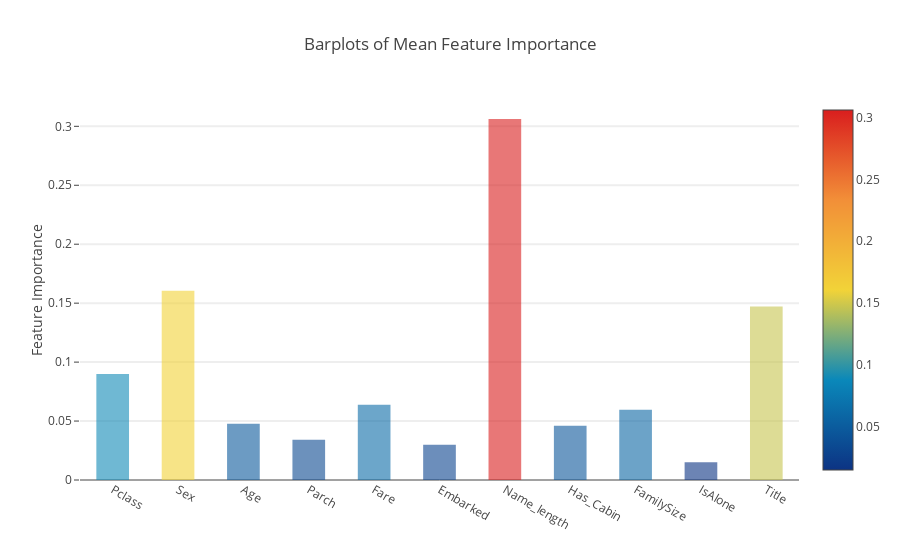

The cell this chart's notebook holds for it:
### Markdown cell above
? 왜...왜 .. Name_length지...???????

### Code cell
y= feature_dataframe['mean'].values
x= feature_dataframe['features'].values

data= [ go.Bar(x=x,
               y=y,
               width=0.5,
               marker=dict(
                   color=feature_dataframe['mean'].values,
                   colorscale='Portland',
                   showscale=True,
                   reversescale=False
               ),
               opacity=0.6
              )]

layout= go.Layout(
    autosize=True,
    title = 'Barplots of Mean Feature Importance',
    hovermode='closest',
    yaxis=dict(
        title='Feature Importance',
        ticklen=5,
        gridwidth=2
    ),
    showlegend=False
)

fig= go.Figure(data=data, layout=layout)
py.iplot(fig, filename='bar-direct-labels')

### Figure 1 — Plotly figure (JSON) as saved in the notebook; plotly's stock layout.template omitted (floating-point values rounded to 4 significant figures)
{"data": [{"marker": {"color": [0.08986, 0.1605, 0.04769, 0.0341, 0.06387, 0.02987, 0.3062, 0.04606, 0.05961, 0.01498, 0.1473], "colorscale": "Portland", "reversescale": false, "showscale": true}, "opacity": 0.6, "type": "bar", "uid": "1f80c1ec-6c53-4773-b8a2-1e3edae75c71", "width": 0.5, "x": ["Pclass", "Sex", "Age", "Parch", "Fare", "Embarked", "Name_length", "Has_Cabin", "FamilySize", "IsAlone", "Title"], "y": [0.08986, 0.1605, 0.04769, 0.0341, 0.06387, 0.02987, 0.3062, 0.04606, 0.05961, 0.01498, 0.1473]}], "layout": {"autosize": true, "hovermode": "closest", "showlegend": false, "title": {"text": "Barplots of Mean Feature Importance"}, "yaxis": {"gridwidth": 2, "ticklen": 5, "title": {"text": "Feature Importance"}}}}
